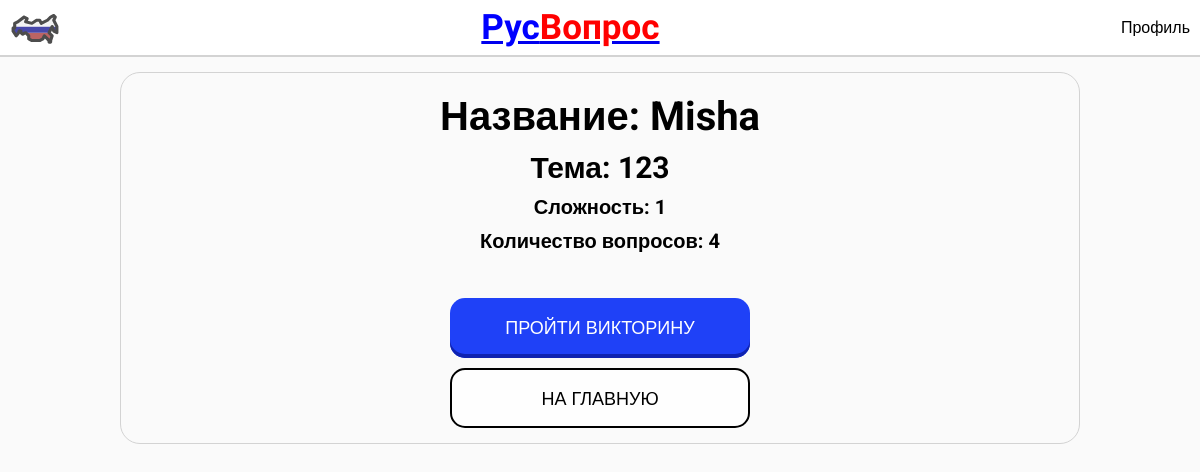
Before: /7/preview with the older database file.
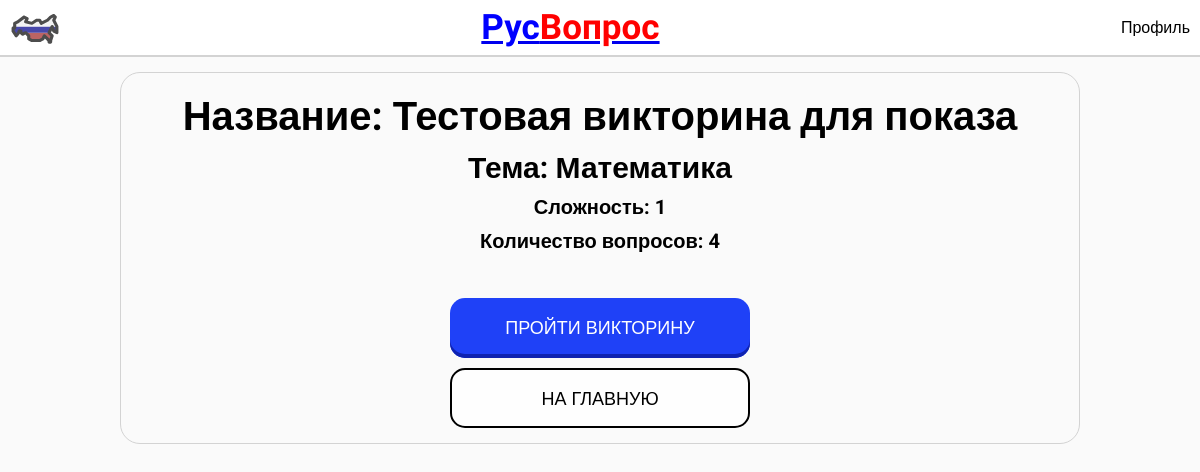
After: the same page with the newer database file.
### quizes/models.py (models this page shows, shortened)
class Quiz(models.Model):
    author = models.ForeignKey(User, on_delete=models.CASCADE, blank=True, null=True)
    name = models.CharField(max_length=120)
    topic = models.CharField(max_length=120)
    number_of_questions = models.IntegerField()
    time = models.IntegerField(help_text="Время на выполнение (мин)")
    difficulty = models.CharField(max_length=30)

### base/views.py (the view)
# urls.py: path('<pk>/preview', quiz_preview, name='preview'),
def quiz_preview(request, pk):
    quiz = Quiz.objects.get(pk=pk)
    context = dict()
    context['quiz'] = quiz
    return render(request, 'quiz_preview.html', context=context)

### base/templates/quiz_preview.html (shortened to what this page needs)
{% include 'main_header.html' %}
{% load static %}
<!DOCTYPE html>
<html lang="ru">
<head>
    <link rel="stylesheet" href="{% static 'quiz_preview.css' %}">
</head>
<body>
    <div class="wrapper-main">
        <div class="wrapper">
            <h1 class="name text-header">Название: {{quiz.name}}</h1>
            <h2 class="title text-header">Тема: {{quiz.topic}}</h2>
            <h3 class="difficulty text-header">Сложность: {{quiz.difficulty}}</h3>
            <h3 class="question-count text-header">Количество вопросов: {{quiz.number_of_questions}}</h3>
            <a href="{% url 'solve' quiz.pk %}"><button class='back-button' href="{% url 'solve' quiz.pk %}"><p>пройти викторину</p></button></a>
            <a href="{% url 'main' %}"><button class='again-button' href="{% url 'main' %}"><p>на главную</p></button></a>
        </div>
    </div>
</body>
</html>

Changed rows visible on the page:
changed Quiz: name "Misha" → "Тестовая викторина для показа"; topic "123" → "Математика"
